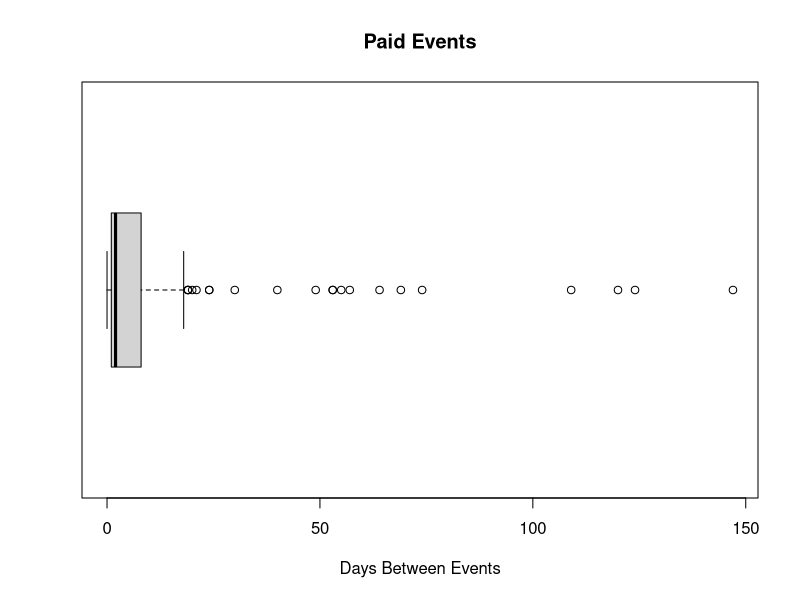
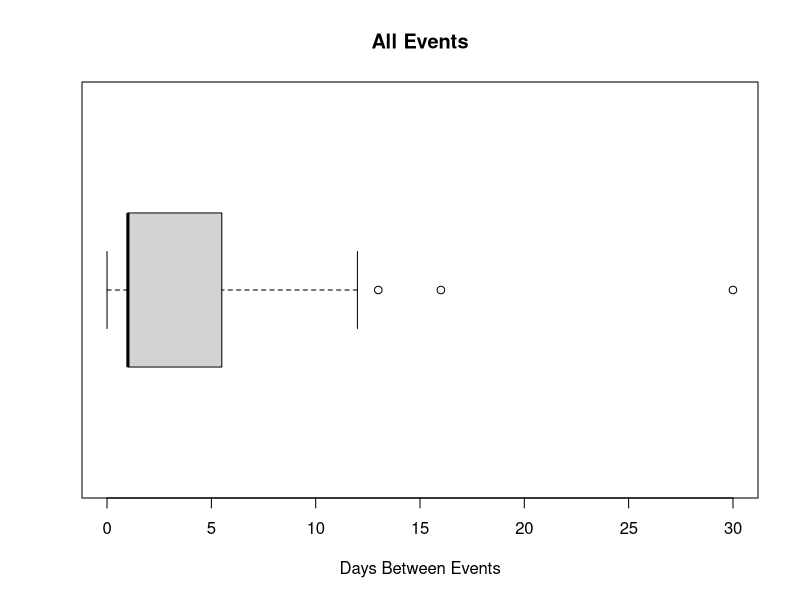
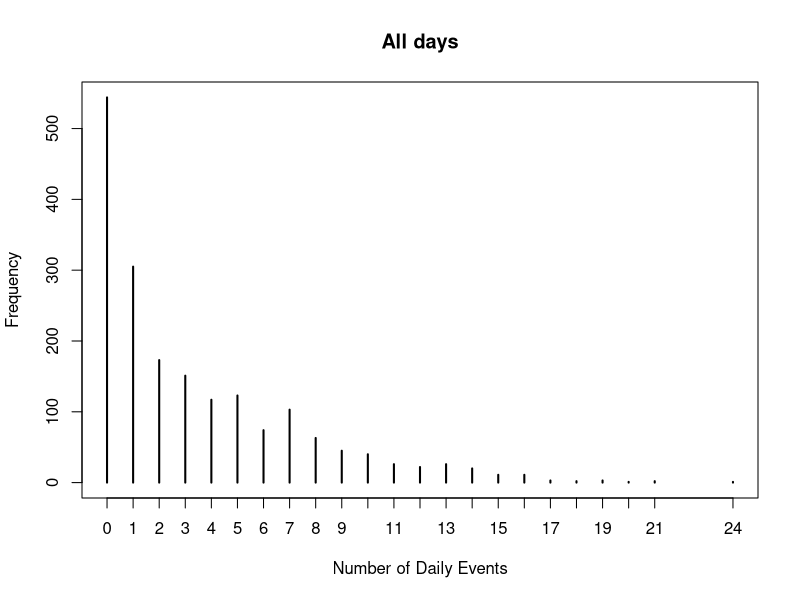
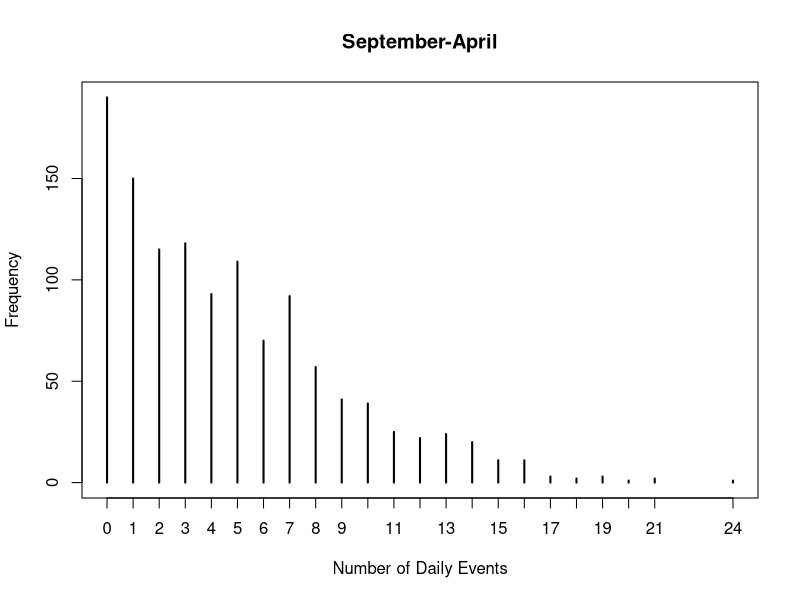
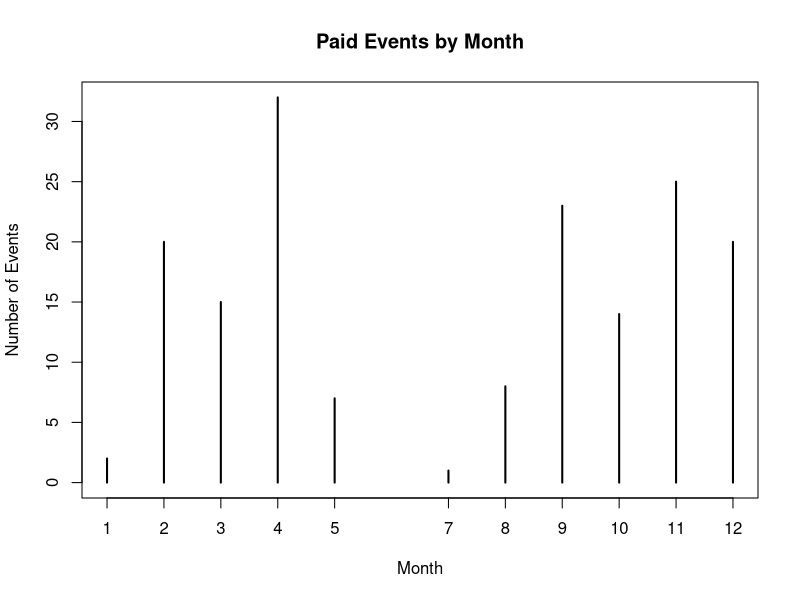
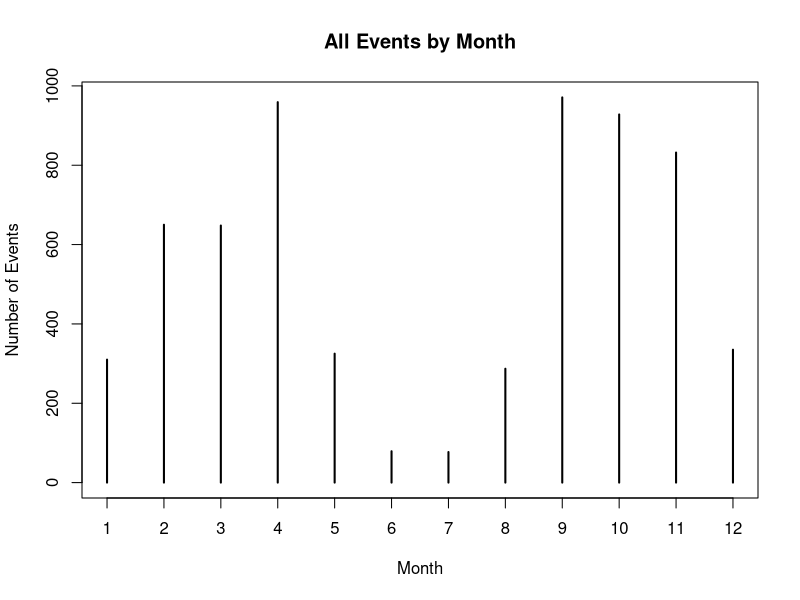

Source code (R) for these figures, in order: (Note: this script raises an error after producing the figures.)
## ---- chunk 1
library("readxl")
event.df <- read_excel("EventsCalendar (1).xlsx")
## ---- chunk 2
View(event.df)
## ---- chunk 3
contains.free = function(str){
  return(length(grep("free", str, ignore.case = TRUE)))
}
tmp.df <- event.df[!is.na(event.df$Cost), ]
is.free <- lapply(tmp.df$Cost, contains.free)

expensive.events <- tmp.df[!is.na(tmp.df['Cost']) & is.free == 0,]

nrow(expensive.events)

## ---- chunk 4
eed <- expensive.events[order(expensive.events$'Date From'), ]$`Date From`

time.between <- c()
for (i in 1:length(eed) - 1){
  time.between[i] <- difftime(eed[i+1], eed[i], units = c("days"))
}
tb.outliernt <- time.between[time.between < 100]

summary(time.between)
sd(time.between)
boxplot(time.between, horizontal = TRUE, xlab="Days Between Events", main="Paid Events")
## ---- chunk 5
time.between <- c()
for (i in 1:length(event.df) - 1){
  time.between[i] <- difftime(eed[i+1], eed[i], units = c("days"))
}
tb.outliernt <- time.between[time.between < 100]

summary(time.between)
sd(time.between)
boxplot(time.between, horizontal = TRUE, xlab="Days Between Events", main="All Events")
## ---- chunk 6

event.dates <- event.df[order(event.df$`Date From`),]$`Date From`
length(event.dates)
daily.events <- numeric()
for (i in 2:length(event.dates)){
  if (event.dates[i] != event.dates[i-1]){
    daily.events <- c(daily.events, 1)
  }else{
    daily.events[length(daily.events)] = daily.events[length(daily.events)] + 1
  }
}
length(daily.events)


length(daily.events)

event.dates[1]
tail(event.dates)

difftime(event.dates[(length(event.dates))],event.dates[1],  units = c("days"))
1865 - 1322

for(i in 0:543){
  daily.events = c(daily.events, 0)
}



plot(table(daily.events), xlab="Number of Daily Events", ylab = "Frequency", main="All days")
## ---- chunk 7
library('lubridate')
event.df$month <- month(event.df$`Date From`)

academic.year <- event.df[(event.df$month != 5 &
                          event.df$month != 6 &
                          event.df$month != 7 &
                          event.df$month != 8), ]
nrow(academic.year)

event.dates <- academic.year[order(academic.year$`Date From`),]$`Date From`
length(event.dates)
daily.events <- numeric()
for (i in 2:length(event.dates)){
  if (event.dates[i] != event.dates[i-1]){
    daily.events <- c(daily.events, 1)
  }else{
    daily.events[length(daily.events)] = daily.events[length(daily.events)] + 1
  }
}
length(daily.events)
head(academic.year$`Date From`)
#23 Days + 235 * 5
for(i in 0:(23 + 235*5 - length(daily.events))){
  daily.events = c(daily.events, 0)
}

plot(table(daily.events), xlab="Number of Daily Events", ylab = "Frequency", main="September-April")
## ---- chunk 8
expensive.events$month <- month(expensive.events$`Date From`)
plot(table(expensive.events$month), main="Paid Events by Month", xlab="Month", ylab="Number of Events")

september <- expensive.events[expensive.events$month == 9,]
View(september)
## ---- chunk 9
event.df$month <- month(event.df$`Date From`)
plot(table(event.df$month), main="All Events by Month", xlab="Month", ylab="Number of Events")

## ---- chunk 10
date.df['freq'] + 1
